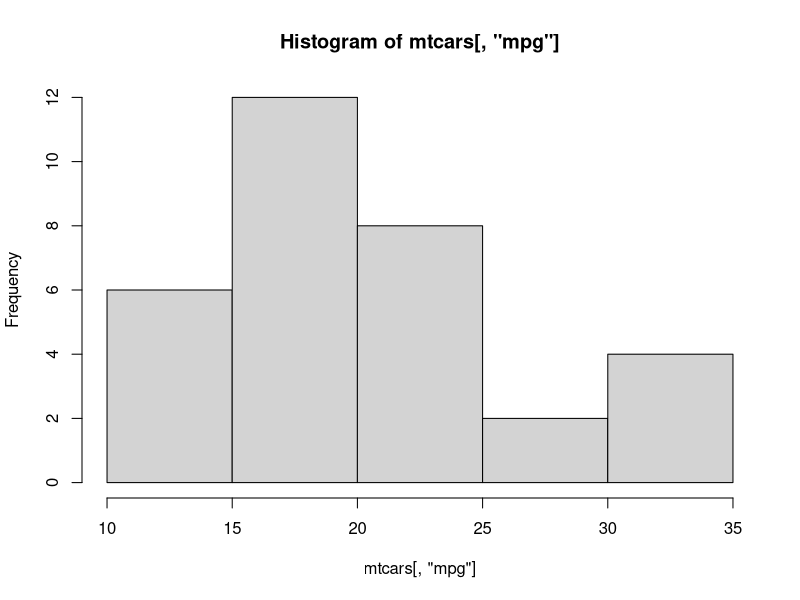

Here is the R script that generated this plot:
##################################
# R script pour l'atelier R 
# 
# Créer par Sahir, July 28th, 2015
# Updated: 
# NOTE: 
##################################

# importer les donnés (mtcars fait parti du library datasets, ce qui 
# viens pré-installer avec R)
df <- mtcars

df <- mtcars[-1,]

# voir les variables en df
str(df)

# histogram de mpg
hist(mtcars[,"mpg"])

# régression linéaire
fit <- lm(mpg ~ disp, data=df)

# sommaire des résultat
summary(fit)
